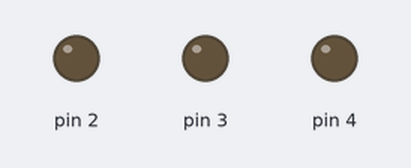
This sketch was run on a simulated Arduino Uno, built with avr-gcc and run on an emulated ATmega328P. Parts: output pins drawn as LEDs (lit = HIGH).

Above: at 0.2 s.
At 1.7 s:
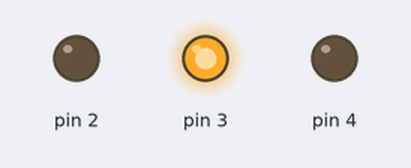
At 3.7 s:
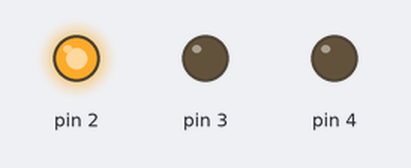
At 5.7 s:
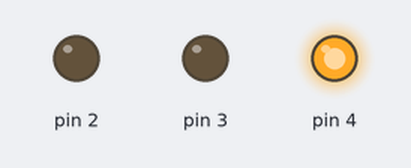
Timing chart, 0 to 6.9 s (numbered marks = the images above):
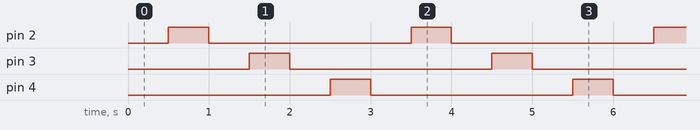

Measured:
- by itself, pin 2–4: alternates HIGH for 0.50 s and LOW for 2.5 s
- by itself, everything shown: repeats every 3.0 s, in 6 steps

The sketch:

4.RGB_light_chaser.ino
```cpp
//This is a simple code that blinks the 3 colors in an RGB LED in a sequence, in a loop
// (123 123 and so on)
void setup() {
// we need to define our pins as outputs since they are multipurpose pins.
// they can be outputs, inputs and analog outputs so we need to inform the
//Arduino which action it will perform
pinMode(2,OUTPUT);
pinMode(3,OUTPUT);
pinMode(4,OUTPUT);

}

void loop() {
// We use the delay function and write the amount of time to delay the code
//In the arduino before it executes the next step
delay(500);
// We then use digitalWrite to change the state of a output pin. We need to speicify
//the pin as the first digit and after the coma we can specify wether we would like
//to change the state of the output to a 1 or 0 ( HIGH or LOW)
digitalWrite(2, 1);
delay(500);
//After a second delay we turn the LED off and repeat the cycle for all the other LED's
digitalWrite(2, 0);
delay(500);
digitalWrite(3, 1);
delay(500);
digitalWrite(3, 0);
delay(500);
digitalWrite(4, 1);
delay(500);
digitalWrite(4, 0);


}
```
